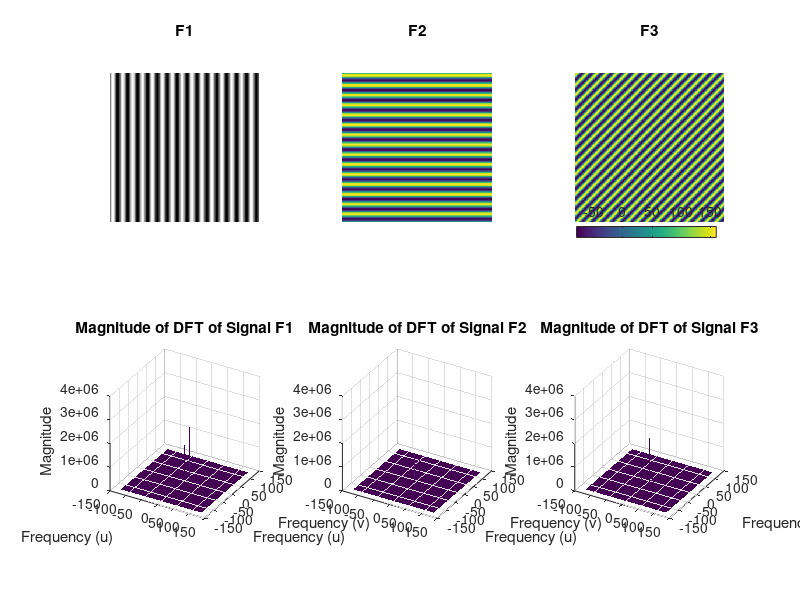

This figure's MATLAB source: (Note: this script raises an error after producing the figure.)
%% Question 2 - DFT Practice
clc; clear; close all; 

Amp = 120;  
fx = 15;    
fy = 15;    
fsamp = 256;

% Grid
x = linspace(0, 1, fsamp);
y = linspace(0, 1, fsamp);  
[X, Y] = meshgrid(x, y);

% Define the 2D sinusoidal signals
F1 = 40 + Amp * sin(2 * pi * fx * X);
F2 = 40 + Amp * sin(2 * pi * fy * Y); 
F3 = 40 + Amp * sin(2 * pi * fx * X + 2 * pi * fy * Y);

% Compute the 2D DFT (FFT) and shift it to center
DFT1 = fft2(F1); DFT1 = fftshift(DFT1); 
DFT2 = fft2(F2); DFT2 = fftshift(DFT2); 
DFT3 = fft2(F3); DFT3 = fftshift(DFT3); 

% Magnitude of each DFT
mag1 = abs(DFT1); 
mag2 = abs(DFT2); 
mag3 = abs(DFT3); 

% Create u, v frequencies based on the FFT
u = linspace(-fsamp/2, fsamp/2-1, fsamp); 
v = linspace(-fsamp/2, fsamp/2-1, fsamp);
[U, V] = meshgrid(u, v);

% Plot Signal 1, Signal 2, and Signal 3 as 2D images in grayscale
figure; hold on;
subplot(2,3,1); imagesc(F1); title('F1');
axis equal; axis off;

subplot(2,3,2); imagesc(F2); title('F2');
axis equal; axis off;

subplot(2,3,3); imagesc(F3); title('F3');
axis equal; axis off;

% 3D DFT Plots
cb = colorbar('south'); set(cb,'position',[.3 .025 .4 .025]);

subplot(2,3,4); surf(U, V, mag1, 'EdgeColor', 'none');  axis square;
xlabel('Frequency (u)'); ylabel('Frequency (v)'); zlabel('Magnitude');
title('Magnitude of DFT of Signal F1'); view(30, 30); 

subplot(2,3,5); surf(U, V, mag2, 'EdgeColor', 'none'); axis square;
xlabel('Frequency (u)'); ylabel('Frequency (v)'); zlabel('Magnitude');
title('Magnitude of DFT of Signal F2'); view(30, 30);

subplot(2,3,6); surf(U, V, mag3, 'EdgeColor', 'none');  axis square;
xlabel('Frequency (u)'); ylabel('Frequency (v)'); zlabel('Magnitude');
title('Magnitude of DFT of Signal F3'); view(30, 30);

for i=1:3
    colormap(subplot(2,3,i),"gray");
    colormap(subplot(2,3,i+3),"parula");
end
colormap(cb,"parula");

%% Question 3 
clc; clear; close all;
InputRGB = imread('HDCT_Image.jpg');
Input = im2double(rgb2gray(InputRGB));

% Define image size and frequency domain coordinates
[M, N] = size(Input);
f_noise = 150; D01 = 100; D02 = 145; D03 = 150; W = 20;         
[u, v] = meshgrid(-floor(N/2):floor((N-1)/2), -floor(M/2):floor((M-1)/2));
D = sqrt(u.^2 + v.^2);

% Create and add noise
[x, y] = meshgrid(1:N, 1:M);
noise = 0.5*sin(2 * pi * (f_noise) * y / N);
noisyImage = Input + noise;
noisyImage = real(fftshift(fft2(noisyImage)));

% Gaussian bandpass filters
band_pass_filter1 = exp(-0.5 * (((D.^2 - D01^2) ./ (D01 * W)).^2));
band_pass_filter2 = exp(-0.5 * (((D.^2 - D02^2) ./ (D02 * W)).^2));
band_pass_filter3 = exp(-0.5 * (((D.^2 - D03^2) ./ (D03 * W)).^2));

filteredNoisy = noisyImage .* band_pass_filter1;
filteredNoisy1 = real(ifft2(ifftshift(filteredNoisy)));

filteredNoisy = noisyImage .* band_pass_filter2;
filteredNoisy2 = real(ifft2(ifftshift(filteredNoisy)));

filteredNoisy = noisyImage .* band_pass_filter3;
filteredNoisy3 = real(ifft2(ifftshift(filteredNoisy)));

% Display results
figure;
subplot(2, 3, 1), imshow(Input, []), title('Original Image');
subplot(2, 3, 2), imshow(noisyImage, []), title('Periodic Noise');
subplot(2, 3, 4), imshow(filteredNoisy1, []), title('Gauss. Bandpass D0 = 100');
subplot(2, 3, 5), imshow(filteredNoisy2, []), title('Gauss. Bandpass D0 = 145');
subplot(2, 3, 6), imshow(filteredNoisy3, []), title('Gauss. Bandpass D0 = 150');
